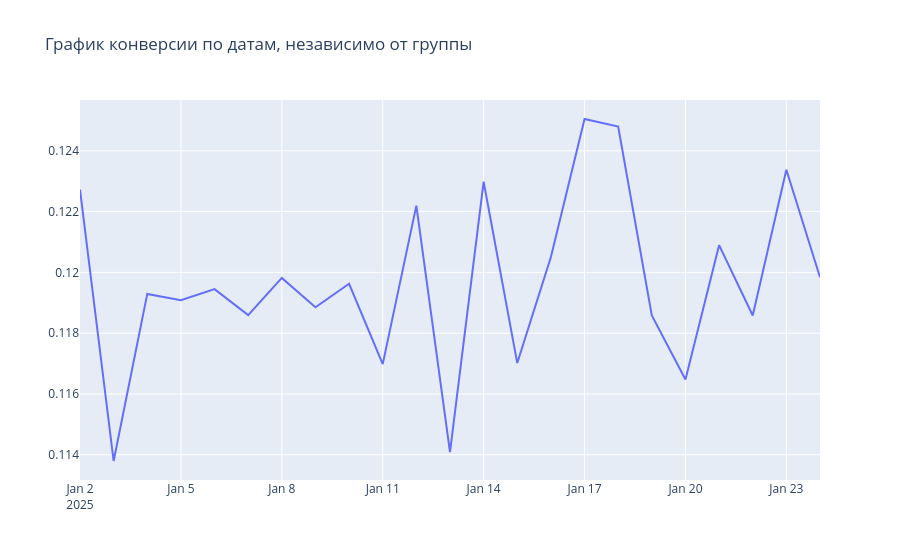

Here is the notebook cell this chart was saved with:
### Markdown cell above
Мы получили общую конверсию по датам независимо от группы

### Code cell
conversion = go.Scatter(x=group_by_date.index, y=group_by_date.values)

fig = go.Figure(conversion, layout_title_text="График конверсии по датам, независимо от группы")

fig.show()

### Figure 1 — Plotly figure (JSON) as saved in the notebook; plotly's stock layout.template omitted (floating-point values rounded to 4 significant figures)
{"data": [{"type": "scatter", "x": ["2025-01-02", "2025-01-03", "2025-01-04", "2025-01-05", "2025-01-06", "2025-01-07", "2025-01-08", "2025-01-09", "2025-01-10", "2025-01-11", "2025-01-12", "2025-01-13", "2025-01-14", "2025-01-15", "2025-01-16", "2025-01-17", "2025-01-18", "2025-01-19", "2025-01-20", "2025-01-21", "2025-01-22", "2025-01-23", "2025-01-24"], "y": [0.1227, 0.1138, 0.1193, 0.1191, 0.1194, 0.1186, 0.1198, 0.1189, 0.1196, 0.117, 0.1222, 0.1141, 0.123, 0.117, 0.1205, 0.125, 0.1248, 0.1186, 0.1165, 0.1209, 0.1186, 0.1234, 0.1198]}], "layout": {"title": {"text": "График конверсии по датам, независимо от группы"}}}
